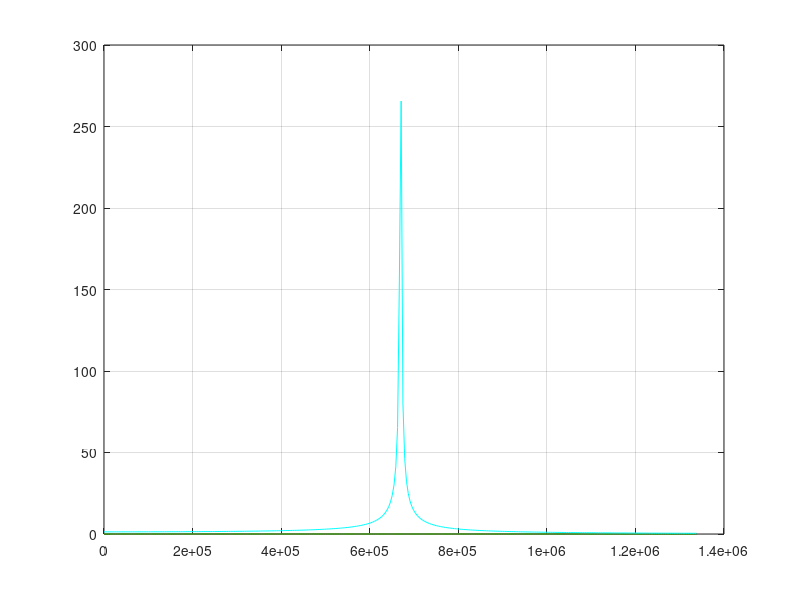
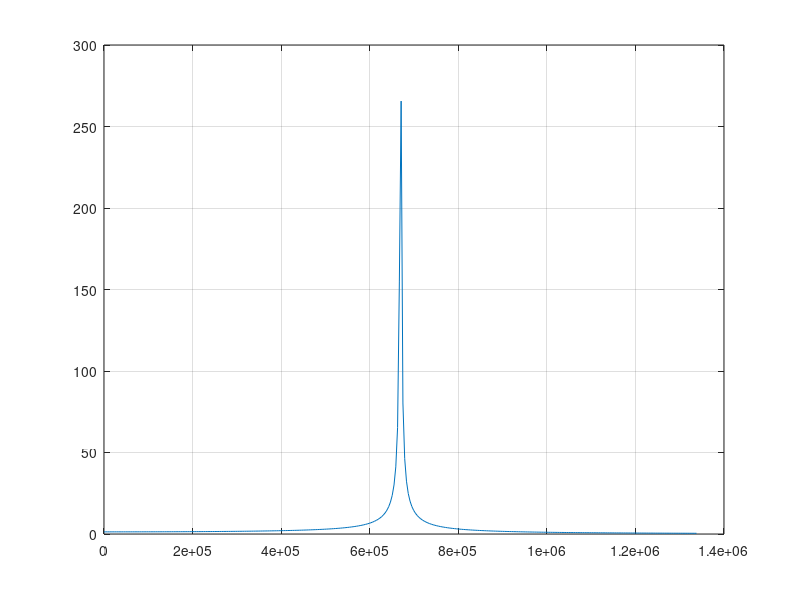

MATLAB code for these plots, in order:
function nonlinearplot4
format compact
pml = 200e-6;
H = 2e-6;
W = 5e-6;
%F = 0.5 * 8.854e-12 * H*proofmasslength * V^2 / gap^2 ;
V = 15;
N = 20;
gap = 2e-6;
F = N * 0.5 * 8.854e-12 * H * V^2 / gap; %Comb
volume = pml * pml * H;
density = 2300;
m = density * volume;
L = 50e-6;
E = 165e9;
I = W^3*H/12;
k1 = 3*E*I/L^3;
viscosity = 1.78e-5; %viscosity of air
fluid = 2e-6; %Between the device and the substrate.
w0 = sqrt(k1/m); %1.1978e+005
c = viscosity*pml^2/fluid;
k3 = 3.26*E*I/L^5; %2.2412e+006
Amax = F/(c*w0)
c,F,k3,k1,m,w0

g = c/m/2; 
b = ((1e3*0+1)) *k3/m; 
F = F/m; 

res=500;
small = 0.1;
i1=0;i3=0;i5=0;W1=0;W3=0;W5=0;A1=0;A3=0;A5=0;i=0;
I=sqrt(-1);
for w=0:w0*3/res:w0*2
    a1=1/3*sqrt(2)*sqrt(k3*(8*k1^3-24*k1^2*m*w^2+24*k1*m^2*w^4+72*c^2*w^2*k1-72*c^2*w^4*m-8*m^3*w^6+81*F^2*k3+3*sqrt(3)*sqrt(64*k1^4*c^2*w^2-256*k1^3*m*w^4*c^2+384*k1^2*c^2*w^6*m^2-432*c^2*w^4*m*F^2*k3+432*c^2*w^2*k1*F^2*k3-48*m^3*w^6*F^2*k3+243*F^4*k3^2-144*k1^2*m*w^2*F^2*k3+144*k1*m^2*w^4*F^2*k3+48*k1^3*F^2*k3+64*c^6*w^6+128*c^4*w^8*m^2+64*c^2*w^10*m^4+128*k1^2*c^4*w^4-256*k1*m*w^6*c^4-256*k1*m^3*w^8*c^2))^(1/3)*((8*k1^3-24*k1^2*m*w^2+24*k1*m^2*w^4+72*c^2*w^2*k1-72*c^2*w^4*m-8*m^3*w^6+81*F^2*k3+3*sqrt(3)*sqrt(64*k1^4*c^2*w^2-256*k1^3*m*w^4*c^2+384*k1^2*c^2*w^6*m^2-432*c^2*w^4*m*F^2*k3+432*c^2*w^2*k1*F^2*k3-48*m^3*w^6*F^2*k3+243*F^4*k3^2-144*k1^2*m*w^2*F^2*k3+144*k1*m^2*w^4*F^2*k3+48*k1^3*F^2*k3+64*c^6*w^6+128*c^4*w^8*m^2+64*c^2*w^10*m^4+128*k1^2*c^4*w^4-256*k1*m*w^6*c^4-256*k1*m^3*w^8*c^2))^(2/3)+4*k1^2-8*k1*m*w^2-12*c^2*w^2+4*m^2*w^4-4*(8*k1^3-24*k1^2*m*w^2+24*k1*m^2*w^4+72*c^2*w^2*k1-72*c^2*w^4*m-8*m^3*w^6+81*F^2*k3+3*sqrt(3)*sqrt(64*k1^4*c^2*w^2-256*k1^3*m*w^4*c^2+384*k1^2*c^2*w^6*m^2-432*c^2*w^4*m*F^2*k3+432*c^2*w^2*k1*F^2*k3-48*m^3*w^6*F^2*k3+243*F^4*k3^2-144*k1^2*m*w^2*F^2*k3+144*k1*m^2*w^4*F^2*k3+48*k1^3*F^2*k3+64*c^6*w^6+128*c^4*w^8*m^2+64*c^2*w^10*m^4+128*k1^2*c^4*w^4-256*k1*m*w^6*c^4-256*k1*m^3*w^8*c^2))^(1/3)*k1+4*(8*k1^3-24*k1^2*m*w^2+24*k1*m^2*w^4+72*c^2*w^2*k1-72*c^2*w^4*m-8*m^3*w^6+81*F^2*k3+3*sqrt(3)*sqrt(64*k1^4*c^2*w^2-256*k1^3*m*w^4*c^2+384*k1^2*c^2*w^6*m^2-432*c^2*w^4*m*F^2*k3+432*c^2*w^2*k1*F^2*k3-48*m^3*w^6*F^2*k3+243*F^4*k3^2-144*k1^2*m*w^2*F^2*k3+144*k1*m^2*w^4*F^2*k3+48*k1^3*F^2*k3+64*c^6*w^6+128*c^4*w^8*m^2+64*c^2*w^10*m^4+128*k1^2*c^4*w^4-256*k1*m*w^6*c^4-256*k1*m^3*w^8*c^2))^(1/3)*m*w^2))/(k3*(8*k1^3-24*k1^2*m*w^2+24*k1*m^2*w^4+72*c^2*w^2*k1-72*c^2*w^4*m-8*m^3*w^6+81*F^2*k3+3*sqrt(3)*sqrt(64*k1^4*c^2*w^2-256*k1^3*m*w^4*c^2+384*k1^2*c^2*w^6*m^2-432*c^2*w^4*m*F^2*k3+432*c^2*w^2*k1*F^2*k3-48*m^3*w^6*F^2*k3+243*F^4*k3^2-144*k1^2*m*w^2*F^2*k3+144*k1*m^2*w^4*F^2*k3+48*k1^3*F^2*k3+64*c^6*w^6+128*c^4*w^8*m^2+64*c^2*w^10*m^4+128*k1^2*c^4*w^4-256*k1*m*w^6*c^4-256*k1*m^3*w^8*c^2))^(1/3));
    if abs(imag(a1))<small
        i1=i1+1;
        W1(i1)=w;
        A1(i1)=real(a1);
    end
    %a2=-1/3*sqrt(2)*sqrt(k3*(8*k1^3-24*k1^2*m*w^2+24*k1*m^2*w^4+72*c^2*w^2*k1-72*c^2*w^4*m-8*m^3*w^6+81*F^2*k3+3*sqrt(3)*sqrt(64*k1^4*c^2*w^2-256*k1^3*m*w^4*c^2+384*k1^2*c^2*w^6*m^2-432*c^2*w^4*m*F^2*k3+432*c^2*w^2*k1*F^2*k3-48*m^3*w^6*F^2*k3+243*F^4*k3^2-144*k1^2*m*w^2*F^2*k3+144*k1*m^2*w^4*F^2*k3+48*k1^3*F^2*k3+64*c^6*w^6+128*c^4*w^8*m^2+64*c^2*w^10*m^4+128*k1^2*c^4*w^4-256*k1*m*w^6*c^4-256*k1*m^3*w^8*c^2))^(1/3)*((8*k1^3-24*k1^2*m*w^2+24*k1*m^2*w^4+72*c^2*w^2*k1-72*c^2*w^4*m-8*m^3*w^6+81*F^2*k3+3*sqrt(3)*sqrt(64*k1^4*c^2*w^2-256*k1^3*m*w^4*c^2+384*k1^2*c^2*w^6*m^2-432*c^2*w^4*m*F^2*k3+432*c^2*w^2*k1*F^2*k3-48*m^3*w^6*F^2*k3+243*F^4*k3^2-144*k1^2*m*w^2*F^2*k3+144*k1*m^2*w^4*F^2*k3+48*k1^3*F^2*k3+64*c^6*w^6+128*c^4*w^8*m^2+64*c^2*w^10*m^4+128*k1^2*c^4*w^4-256*k1*m*w^6*c^4-256*k1*m^3*w^8*c^2))^(2/3)+4*k1^2-8*k1*m*w^2-12*c^2*w^2+4*m^2*w^4-4*(8*k1^3-24*k1^2*m*w^2+24*k1*m^2*w^4+72*c^2*w^2*k1-72*c^2*w^4*m-8*m^3*w^6+81*F^2*k3+3*sqrt(3)*sqrt(64*k1^4*c^2*w^2-256*k1^3*m*w^4*c^2+384*k1^2*c^2*w^6*m^2-432*c^2*w^4*m*F^2*k3+432*c^2*w^2*k1*F^2*k3-48*m^3*w^6*F^2*k3+243*F^4*k3^2-144*k1^2*m*w^2*F^2*k3+144*k1*m^2*w^4*F^2*k3+48*k1^3*F^2*k3+64*c^6*w^6+128*c^4*w^8*m^2+64*c^2*w^10*m^4+128*k1^2*c^4*w^4-256*k1*m*w^6*c^4-256*k1*m^3*w^8*c^2))^(1/3)*k1+4*(8*k1^3-24*k1^2*m*w^2+24*k1*m^2*w^4+72*c^2*w^2*k1-72*c^2*w^4*m-8*m^3*w^6+81*F^2*k3+3*sqrt(3)*sqrt(64*k1^4*c^2*w^2-256*k1^3*m*w^4*c^2+384*k1^2*c^2*w^6*m^2-432*c^2*w^4*m*F^2*k3+432*c^2*w^2*k1*F^2*k3-48*m^3*w^6*F^2*k3+243*F^4*k3^2-144*k1^2*m*w^2*F^2*k3+144*k1*m^2*w^4*F^2*k3+48*k1^3*F^2*k3+64*c^6*w^6+128*c^4*w^8*m^2+64*c^2*w^10*m^4+128*k1^2*c^4*w^4-256*k1*m*w^6*c^4-256*k1*m^3*w^8*c^2))^(1/3)*m*w^2))/(k3*(8*k1^3-24*k1^2*m*w^2+24*k1*m^2*w^4+72*c^2*w^2*k1-72*c^2*w^4*m-8*m^3*w^6+81*F^2*k3+3*sqrt(3)*sqrt(64*k1^4*c^2*w^2-256*k1^3*m*w^4*c^2+384*k1^2*c^2*w^6*m^2-432*c^2*w^4*m*F^2*k3+432*c^2*w^2*k1*F^2*k3-48*m^3*w^6*F^2*k3+243*F^4*k3^2-144*k1^2*m*w^2*F^2*k3+144*k1*m^2*w^4*F^2*k3+48*k1^3*F^2*k3+64*c^6*w^6+128*c^4*w^8*m^2+64*c^2*w^10*m^4+128*k1^2*c^4*w^4-256*k1*m*w^6*c^4-256*k1*m^3*w^8*c^2))^(1/3));
    a3=1/3*sqrt(k3*(8*k1^3-24*k1^2*m*w^2+24*k1*m^2*w^4+72*c^2*w^2*k1-72*c^2*w^4*m-8*m^3*w^6+81*F^2*k3+3*sqrt(3)*sqrt(64*k1^4*c^2*w^2-256*k1^3*m*w^4*c^2+384*k1^2*c^2*w^6*m^2-432*c^2*w^4*m*F^2*k3+432*c^2*w^2*k1*F^2*k3-48*m^3*w^6*F^2*k3+243*F^4*k3^2-144*k1^2*m*w^2*F^2*k3+144*k1*m^2*w^4*F^2*k3+48*k1^3*F^2*k3+64*c^6*w^6+128*c^4*w^8*m^2+64*c^2*w^10*m^4+128*k1^2*c^4*w^4-256*k1*m*w^6*c^4-256*k1*m^3*w^8*c^2))^(1/3)*(12*c^2*w^2-(8*k1^3-24*k1^2*m*w^2+24*k1*m^2*w^4+72*c^2*w^2*k1-72*c^2*w^4*m-8*m^3*w^6+81*F^2*k3+3*sqrt(3)*sqrt(64*k1^4*c^2*w^2-256*k1^3*m*w^4*c^2+384*k1^2*c^2*w^6*m^2-432*c^2*w^4*m*F^2*k3+432*c^2*w^2*k1*F^2*k3-48*m^3*w^6*F^2*k3+243*F^4*k3^2-144*k1^2*m*w^2*F^2*k3+144*k1*m^2*w^4*F^2*k3+48*k1^3*F^2*k3+64*c^6*w^6+128*c^4*w^8*m^2+64*c^2*w^10*m^4+128*k1^2*c^4*w^4-256*k1*m*w^6*c^4-256*k1*m^3*w^8*c^2))^(2/3)-4*k1^2+8*k1*m*w^2+I*sqrt(3)*(8*k1^3-24*k1^2*m*w^2+24*k1*m^2*w^4+72*c^2*w^2*k1-72*c^2*w^4*m-8*m^3*w^6+81*F^2*k3+3*sqrt(3)*sqrt(64*k1^4*c^2*w^2-256*k1^3*m*w^4*c^2+384*k1^2*c^2*w^6*m^2-432*c^2*w^4*m*F^2*k3+432*c^2*w^2*k1*F^2*k3-48*m^3*w^6*F^2*k3+243*F^4*k3^2-144*k1^2*m*w^2*F^2*k3+144*k1*m^2*w^4*F^2*k3+48*k1^3*F^2*k3+64*c^6*w^6+128*c^4*w^8*m^2+64*c^2*w^10*m^4+128*k1^2*c^4*w^4-256*k1*m*w^6*c^4-256*k1*m^3*w^8*c^2))^(2/3)-4*m^2*w^4-8*(8*k1^3-24*k1^2*m*w^2+24*k1*m^2*w^4+72*c^2*w^2*k1-72*c^2*w^4*m-8*m^3*w^6+81*F^2*k3+3*sqrt(3)*sqrt(64*k1^4*c^2*w^2-256*k1^3*m*w^4*c^2+384*k1^2*c^2*w^6*m^2-432*c^2*w^4*m*F^2*k3+432*c^2*w^2*k1*F^2*k3-48*m^3*w^6*F^2*k3+243*F^4*k3^2-144*k1^2*m*w^2*F^2*k3+144*k1*m^2*w^4*F^2*k3+48*k1^3*F^2*k3+64*c^6*w^6+128*c^4*w^8*m^2+64*c^2*w^10*m^4+128*k1^2*c^4*w^4-256*k1*m*w^6*c^4-256*k1*m^3*w^8*c^2))^(1/3)*k1+8*(8*k1^3-24*k1^2*m*w^2+24*k1*m^2*w^4+72*c^2*w^2*k1-72*c^2*w^4*m-8*m^3*w^6+81*F^2*k3+3*sqrt(3)*sqrt(64*k1^4*c^2*w^2-256*k1^3*m*w^4*c^2+384*k1^2*c^2*w^6*m^2-432*c^2*w^4*m*F^2*k3+432*c^2*w^2*k1*F^2*k3-48*m^3*w^6*F^2*k3+243*F^4*k3^2-144*k1^2*m*w^2*F^2*k3+144*k1*m^2*w^4*F^2*k3+48*k1^3*F^2*k3+64*c^6*w^6+128*c^4*w^8*m^2+64*c^2*w^10*m^4+128*k1^2*c^4*w^4-256*k1*m*w^6*c^4-256*k1*m^3*w^8*c^2))^(1/3)*m*w^2-4*I*sqrt(3)*m^2*w^4-4*I*sqrt(3)*k1^2+8*I*sqrt(3)*k1*m*w^2+12*I*sqrt(3)*c^2*w^2))/(k3*(8*k1^3-24*k1^2*m*w^2+24*k1*m^2*w^4+72*c^2*w^2*k1-72*c^2*w^4*m-8*m^3*w^6+81*F^2*k3+3*sqrt(3)*sqrt(64*k1^4*c^2*w^2-256*k1^3*m*w^4*c^2+384*k1^2*c^2*w^6*m^2-432*c^2*w^4*m*F^2*k3+432*c^2*w^2*k1*F^2*k3-48*m^3*w^6*F^2*k3+243*F^4*k3^2-144*k1^2*m*w^2*F^2*k3+144*k1*m^2*w^4*F^2*k3+48*k1^3*F^2*k3+64*c^6*w^6+128*c^4*w^8*m^2+64*c^2*w^10*m^4+128*k1^2*c^4*w^4-256*k1*m*w^6*c^4-256*k1*m^3*w^8*c^2))^(1/3));
    if abs(imag(a3))<small
        i3=i3+1;
        W3(i3)=w;
        A3(i3)=real(a3);
    end    
    %a4=-1/3*sqrt(k3*(8*k1^3-24*k1^2*m*w^2+24*k1*m^2*w^4+72*c^2*w^2*k1-72*c^2*w^4*m-8*m^3*w^6+81*F^2*k3+3*sqrt(3)*sqrt(64*k1^4*c^2*w^2-256*k1^3*m*w^4*c^2+384*k1^2*c^2*w^6*m^2-432*c^2*w^4*m*F^2*k3+432*c^2*w^2*k1*F^2*k3-48*m^3*w^6*F^2*k3+243*F^4*k3^2-144*k1^2*m*w^2*F^2*k3+144*k1*m^2*w^4*F^2*k3+48*k1^3*F^2*k3+64*c^6*w^6+128*c^4*w^8*m^2+64*c^2*w^10*m^4+128*k1^2*c^4*w^4-256*k1*m*w^6*c^4-256*k1*m^3*w^8*c^2))^(1/3)*(12*c^2*w^2-(8*k1^3-24*k1^2*m*w^2+24*k1*m^2*w^4+72*c^2*w^2*k1-72*c^2*w^4*m-8*m^3*w^6+81*F^2*k3+3*sqrt(3)*sqrt(64*k1^4*c^2*w^2-256*k1^3*m*w^4*c^2+384*k1^2*c^2*w^6*m^2-432*c^2*w^4*m*F^2*k3+432*c^2*w^2*k1*F^2*k3-48*m^3*w^6*F^2*k3+243*F^4*k3^2-144*k1^2*m*w^2*F^2*k3+144*k1*m^2*w^4*F^2*k3+48*k1^3*F^2*k3+64*c^6*w^6+128*c^4*w^8*m^2+64*c^2*w^10*m^4+128*k1^2*c^4*w^4-256*k1*m*w^6*c^4-256*k1*m^3*w^8*c^2))^(2/3)-4*k1^2+8*k1*m*w^2+I*sqrt(3)*(8*k1^3-24*k1^2*m*w^2+24*k1*m^2*w^4+72*c^2*w^2*k1-72*c^2*w^4*m-8*m^3*w^6+81*F^2*k3+3*sqrt(3)*sqrt(64*k1^4*c^2*w^2-256*k1^3*m*w^4*c^2+384*k1^2*c^2*w^6*m^2-432*c^2*w^4*m*F^2*k3+432*c^2*w^2*k1*F^2*k3-48*m^3*w^6*F^2*k3+243*F^4*k3^2-144*k1^2*m*w^2*F^2*k3+144*k1*m^2*w^4*F^2*k3+48*k1^3*F^2*k3+64*c^6*w^6+128*c^4*w^8*m^2+64*c^2*w^10*m^4+128*k1^2*c^4*w^4-256*k1*m*w^6*c^4-256*k1*m^3*w^8*c^2))^(2/3)-4*m^2*w^4-8*(8*k1^3-24*k1^2*m*w^2+24*k1*m^2*w^4+72*c^2*w^2*k1-72*c^2*w^4*m-8*m^3*w^6+81*F^2*k3+3*sqrt(3)*sqrt(64*k1^4*c^2*w^2-256*k1^3*m*w^4*c^2+384*k1^2*c^2*w^6*m^2-432*c^2*w^4*m*F^2*k3+432*c^2*w^2*k1*F^2*k3-48*m^3*w^6*F^2*k3+243*F^4*k3^2-144*k1^2*m*w^2*F^2*k3+144*k1*m^2*w^4*F^2*k3+48*k1^3*F^2*k3+64*c^6*w^6+128*c^4*w^8*m^2+64*c^2*w^10*m^4+128*k1^2*c^4*w^4-256*k1*m*w^6*c^4-256*k1*m^3*w^8*c^2))^(1/3)*k1+8*(8*k1^3-24*k1^2*m*w^2+24*k1*m^2*w^4+72*c^2*w^2*k1-72*c^2*w^4*m-8*m^3*w^6+81*F^2*k3+3*sqrt(3)*sqrt(64*k1^4*c^2*w^2-256*k1^3*m*w^4*c^2+384*k1^2*c^2*w^6*m^2-432*c^2*w^4*m*F^2*k3+432*c^2*w^2*k1*F^2*k3-48*m^3*w^6*F^2*k3+243*F^4*k3^2-144*k1^2*m*w^2*F^2*k3+144*k1*m^2*w^4*F^2*k3+48*k1^3*F^2*k3+64*c^6*w^6+128*c^4*w^8*m^2+64*c^2*w^10*m^4+128*k1^2*c^4*w^4-256*k1*m*w^6*c^4-256*k1*m^3*w^8*c^2))^(1/3)*m*w^2-4*I*sqrt(3)*m^2*w^4-4*I*sqrt(3)*k1^2+8*I*sqrt(3)*k1*m*w^2+12*I*sqrt(3)*c^2*w^2))/(k3*(8*k1^3-24*k1^2*m*w^2+24*k1*m^2*w^4+72*c^2*w^2*k1-72*c^2*w^4*m-8*m^3*w^6+81*F^2*k3+3*sqrt(3)*sqrt(64*k1^4*c^2*w^2-256*k1^3*m*w^4*c^2+384*k1^2*c^2*w^6*m^2-432*c^2*w^4*m*F^2*k3+432*c^2*w^2*k1*F^2*k3-48*m^3*w^6*F^2*k3+243*F^4*k3^2-144*k1^2*m*w^2*F^2*k3+144*k1*m^2*w^4*F^2*k3+48*k1^3*F^2*k3+64*c^6*w^6+128*c^4*w^8*m^2+64*c^2*w^10*m^4+128*k1^2*c^4*w^4-256*k1*m*w^6*c^4-256*k1*m^3*w^8*c^2))^(1/3));
    a5=1/3*sqrt(-k3*(8*k1^3-24*k1^2*m*w^2+24*k1*m^2*w^4+72*c^2*w^2*k1-72*c^2*w^4*m-8*m^3*w^6+81*F^2*k3+3*sqrt(3)*sqrt(64*k1^4*c^2*w^2-256*k1^3*m*w^4*c^2+384*k1^2*c^2*w^6*m^2-432*c^2*w^4*m*F^2*k3+432*c^2*w^2*k1*F^2*k3-48*m^3*w^6*F^2*k3+243*F^4*k3^2-144*k1^2*m*w^2*F^2*k3+144*k1*m^2*w^4*F^2*k3+48*k1^3*F^2*k3+64*c^6*w^6+128*c^4*w^8*m^2+64*c^2*w^10*m^4+128*k1^2*c^4*w^4-256*k1*m*w^6*c^4-256*k1*m^3*w^8*c^2))^(1/3)*((8*k1^3-24*k1^2*m*w^2+24*k1*m^2*w^4+72*c^2*w^2*k1-72*c^2*w^4*m-8*m^3*w^6+81*F^2*k3+3*sqrt(3)*sqrt(64*k1^4*c^2*w^2-256*k1^3*m*w^4*c^2+384*k1^2*c^2*w^6*m^2-432*c^2*w^4*m*F^2*k3+432*c^2*w^2*k1*F^2*k3-48*m^3*w^6*F^2*k3+243*F^4*k3^2-144*k1^2*m*w^2*F^2*k3+144*k1*m^2*w^4*F^2*k3+48*k1^3*F^2*k3+64*c^6*w^6+128*c^4*w^8*m^2+64*c^2*w^10*m^4+128*k1^2*c^4*w^4-256*k1*m*w^6*c^4-256*k1*m^3*w^8*c^2))^(2/3)+4*k1^2-8*k1*m*w^2-12*c^2*w^2+4*m^2*w^4+8*(8*k1^3-24*k1^2*m*w^2+24*k1*m^2*w^4+72*c^2*w^2*k1-72*c^2*w^4*m-8*m^3*w^6+81*F^2*k3+3*sqrt(3)*sqrt(64*k1^4*c^2*w^2-256*k1^3*m*w^4*c^2+384*k1^2*c^2*w^6*m^2-432*c^2*w^4*m*F^2*k3+432*c^2*w^2*k1*F^2*k3-48*m^3*w^6*F^2*k3+243*F^4*k3^2-144*k1^2*m*w^2*F^2*k3+144*k1*m^2*w^4*F^2*k3+48*k1^3*F^2*k3+64*c^6*w^6+128*c^4*w^8*m^2+64*c^2*w^10*m^4+128*k1^2*c^4*w^4-256*k1*m*w^6*c^4-256*k1*m^3*w^8*c^2))^(1/3)*k1-8*(8*k1^3-24*k1^2*m*w^2+24*k1*m^2*w^4+72*c^2*w^2*k1-72*c^2*w^4*m-8*m^3*w^6+81*F^2*k3+3*sqrt(3)*sqrt(64*k1^4*c^2*w^2-256*k1^3*m*w^4*c^2+384*k1^2*c^2*w^6*m^2-432*c^2*w^4*m*F^2*k3+432*c^2*w^2*k1*F^2*k3-48*m^3*w^6*F^2*k3+243*F^4*k3^2-144*k1^2*m*w^2*F^2*k3+144*k1*m^2*w^4*F^2*k3+48*k1^3*F^2*k3+64*c^6*w^6+128*c^4*w^8*m^2+64*c^2*w^10*m^4+128*k1^2*c^4*w^4-256*k1*m*w^6*c^4-256*k1*m^3*w^8*c^2))^(1/3)*m*w^2+I*sqrt(3)*(8*k1^3-24*k1^2*m*w^2+24*k1*m^2*w^4+72*c^2*w^2*k1-72*c^2*w^4*m-8*m^3*w^6+81*F^2*k3+3*sqrt(3)*sqrt(64*k1^4*c^2*w^2-256*k1^3*m*w^4*c^2+384*k1^2*c^2*w^6*m^2-432*c^2*w^4*m*F^2*k3+432*c^2*w^2*k1*F^2*k3-48*m^3*w^6*F^2*k3+243*F^4*k3^2-144*k1^2*m*w^2*F^2*k3+144*k1*m^2*w^4*F^2*k3+48*k1^3*F^2*k3+64*c^6*w^6+128*c^4*w^8*m^2+64*c^2*w^10*m^4+128*k1^2*c^4*w^4-256*k1*m*w^6*c^4-256*k1*m^3*w^8*c^2))^(2/3)-4*I*sqrt(3)*k1^2+8*I*sqrt(3)*k1*m*w^2+12*I*sqrt(3)*c^2*w^2-4*I*sqrt(3)*m^2*w^4))/(k3*(8*k1^3-24*k1^2*m*w^2+24*k1*m^2*w^4+72*c^2*w^2*k1-72*c^2*w^4*m-8*m^3*w^6+81*F^2*k3+3*sqrt(3)*sqrt(64*k1^4*c^2*w^2-256*k1^3*m*w^4*c^2+384*k1^2*c^2*w^6*m^2-432*c^2*w^4*m*F^2*k3+432*c^2*w^2*k1*F^2*k3-48*m^3*w^6*F^2*k3+243*F^4*k3^2-144*k1^2*m*w^2*F^2*k3+144*k1*m^2*w^4*F^2*k3+48*k1^3*F^2*k3+64*c^6*w^6+128*c^4*w^8*m^2+64*c^2*w^10*m^4+128*k1^2*c^4*w^4-256*k1*m*w^6*c^4-256*k1*m^3*w^8*c^2))^(1/3));
    if abs(imag(a5))<small
        i5=i5+1;
        W5(i5)=w;
        A5(i5)=real(a5);
    end
    %a6=-1/3*sqrt(-k3*(8*k1^3-24*k1^2*m*w^2+24*k1*m^2*w^4+72*c^2*w^2*k1-72*c^2*w^4*m-8*m^3*w^6+81*F^2*k3+3*sqrt(3)*sqrt(64*k1^4*c^2*w^2-256*k1^3*m*w^4*c^2+384*k1^2*c^2*w^6*m^2-432*c^2*w^4*m*F^2*k3+432*c^2*w^2*k1*F^2*k3-48*m^3*w^6*F^2*k3+243*F^4*k3^2-144*k1^2*m*w^2*F^2*k3+144*k1*m^2*w^4*F^2*k3+48*k1^3*F^2*k3+64*c^6*w^6+128*c^4*w^8*m^2+64*c^2*w^10*m^4+128*k1^2*c^4*w^4-256*k1*m*w^6*c^4-256*k1*m^3*w^8*c^2))^(1/3)*((8*k1^3-24*k1^2*m*w^2+24*k1*m^2*w^4+72*c^2*w^2*k1-72*c^2*w^4*m-8*m^3*w^6+81*F^2*k3+3*sqrt(3)*sqrt(64*k1^4*c^2*w^2-256*k1^3*m*w^4*c^2+384*k1^2*c^2*w^6*m^2-432*c^2*w^4*m*F^2*k3+432*c^2*w^2*k1*F^2*k3-48*m^3*w^6*F^2*k3+243*F^4*k3^2-144*k1^2*m*w^2*F^2*k3+144*k1*m^2*w^4*F^2*k3+48*k1^3*F^2*k3+64*c^6*w^6+128*c^4*w^8*m^2+64*c^2*w^10*m^4+128*k1^2*c^4*w^4-256*k1*m*w^6*c^4-256*k1*m^3*w^8*c^2))^(2/3)+4*k1^2-8*k1*m*w^2-12*c^2*w^2+4*m^2*w^4+8*(8*k1^3-24*k1^2*m*w^2+24*k1*m^2*w^4+72*c^2*w^2*k1-72*c^2*w^4*m-8*m^3*w^6+81*F^2*k3+3*sqrt(3)*sqrt(64*k1^4*c^2*w^2-256*k1^3*m*w^4*c^2+384*k1^2*c^2*w^6*m^2-432*c^2*w^4*m*F^2*k3+432*c^2*w^2*k1*F^2*k3-48*m^3*w^6*F^2*k3+243*F^4*k3^2-144*k1^2*m*w^2*F^2*k3+144*k1*m^2*w^4*F^2*k3+48*k1^3*F^2*k3+64*c^6*w^6+128*c^4*w^8*m^2+64*c^2*w^10*m^4+128*k1^2*c^4*w^4-256*k1*m*w^6*c^4-256*k1*m^3*w^8*c^2))^(1/3)*k1-8*(8*k1^3-24*k1^2*m*w^2+24*k1*m^2*w^4+72*c^2*w^2*k1-72*c^2*w^4*m-8*m^3*w^6+81*F^2*k3+3*sqrt(3)*sqrt(64*k1^4*c^2*w^2-256*k1^3*m*w^4*c^2+384*k1^2*c^2*w^6*m^2-432*c^2*w^4*m*F^2*k3+432*c^2*w^2*k1*F^2*k3-48*m^3*w^6*F^2*k3+243*F^4*k3^2-144*k1^2*m*w^2*F^2*k3+144*k1*m^2*w^4*F^2*k3+48*k1^3*F^2*k3+64*c^6*w^6+128*c^4*w^8*m^2+64*c^2*w^10*m^4+128*k1^2*c^4*w^4-256*k1*m*w^6*c^4-256*k1*m^3*w^8*c^2))^(1/3)*m*w^2+I*sqrt(3)*(8*k1^3-24*k1^2*m*w^2+24*k1*m^2*w^4+72*c^2*w^2*k1-72*c^2*w^4*m-8*m^3*w^6+81*F^2*k3+3*sqrt(3)*sqrt(64*k1^4*c^2*w^2-256*k1^3*m*w^4*c^2+384*k1^2*c^2*w^6*m^2-432*c^2*w^4*m*F^2*k3+432*c^2*w^2*k1*F^2*k3-48*m^3*w^6*F^2*k3+243*F^4*k3^2-144*k1^2*m*w^2*F^2*k3+144*k1*m^2*w^4*F^2*k3+48*k1^3*F^2*k3+64*c^6*w^6+128*c^4*w^8*m^2+64*c^2*w^10*m^4+128*k1^2*c^4*w^4-256*k1*m*w^6*c^4-256*k1*m^3*w^8*c^2))^(2/3)-4*I*sqrt(3)*k1^2+8*I*sqrt(3)*k1*m*w^2+12*I*sqrt(3)*c^2*w^2-4*I*sqrt(3)*m^2*w^4))/(k3*(8*k1^3-24*k1^2*m*w^2+24*k1*m^2*w^4+72*c^2*w^2*k1-72*c^2*w^4*m-8*m^3*w^6+81*F^2*k3+3*sqrt(3)*sqrt(64*k1^4*c^2*w^2-256*k1^3*m*w^4*c^2+384*k1^2*c^2*w^6*m^2-432*c^2*w^4*m*F^2*k3+432*c^2*w^2*k1*F^2*k3-48*m^3*w^6*F^2*k3+243*F^4*k3^2-144*k1^2*m*w^2*F^2*k3+144*k1*m^2*w^4*F^2*k3+48*k1^3*F^2*k3+64*c^6*w^6+128*c^4*w^8*m^2+64*c^2*w^10*m^4+128*k1^2*c^4*w^4-256*k1*m*w^6*c^4-256*k1*m^3*w^8*c^2))^(1/3));
    
    i=i+1;
    aa(i)=F/m/sqrt((w0^2-w^2)^2 + 4*(c/2/m)^2*w^2);
    ww(i)=w;
end
figure(1);clf;
plot(W1,A1,'b',W3,A3,'r',W5,A5,'g',ww,aa,'c');
grid on;
figure(2);clf;plot(ww,aa);grid on;
